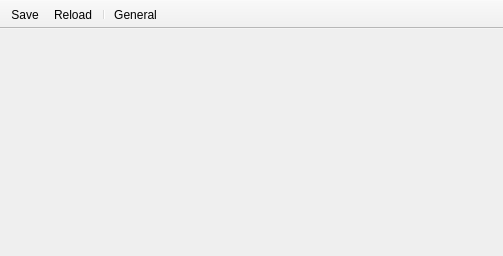
<?xml version="1.0" encoding="UTF-8"?>
<ui version="4.0">
 <class>EditorWindow</class>
 <widget class="QMainWindow" name="EditorWindow">
  <property name="geometry">
   <rect>
    <x>0</x>
    <y>0</y>
    <width>503</width>
    <height>256</height>
   </rect>
  </property>
  <property name="windowTitle">
   <string>Save File Editor</string>
  </property>
  <property name="unifiedTitleAndToolBarOnMac">
   <bool>true</bool>
  </property>
  <widget class="QWidget" name="centralwidget"/>
  <widget class="QToolBar" name="toolBar">
   <property name="movable">
    <bool>false</bool>
   </property>
   <property name="allowedAreas">
    <set>Qt::TopToolBarArea</set>
   </property>
   <property name="floatable">
    <bool>false</bool>
   </property>
   <attribute name="toolBarArea">
    <enum>TopToolBarArea</enum>
   </attribute>
   <attribute name="toolBarBreak">
    <bool>false</bool>
   </attribute>
   <addaction name="actionSave"/>
   <addaction name="actionReload"/>
   <addaction name="separator"/>
   <addaction name="actionGeneralSettings"/>
  </widget>
  <action name="actionSave">
   <property name="icon">
    <iconset resource="../resources/oxygen/oxygen.qrc">
     <normaloff>:/oxygen/16x16/document-save.png</normaloff>:/oxygen/16x16/document-save.png</iconset>
   </property>
   <property name="text">
    <string>&amp;Save</string>
   </property>
   <property name="toolTip">
    <string>Save</string>
   </property>
  </action>
  <action name="actionReload">
   <property name="icon">
    <iconset resource="../resources/oxygen/oxygen.qrc">
     <normaloff>:/oxygen/16x16/edit-undo.png</normaloff>:/oxygen/16x16/edit-undo.png</iconset>
   </property>
   <property name="text">
    <string>&amp;Reload</string>
   </property>
   <property name="toolTip">
    <string>Reload (discards changes)</string>
   </property>
  </action>
  <action name="actionGeneralSettings">
   <property name="checkable">
    <bool>true</bool>
   </property>
   <property name="text">
    <string>&amp;General</string>
   </property>
   <property name="toolTip">
    <string>General Settings</string>
   </property>
  </action>
 </widget>
 <resources>
  <include location="../resources/oxygen/oxygen.qrc"/>
 </resources>
 <connections/>
</ui>
